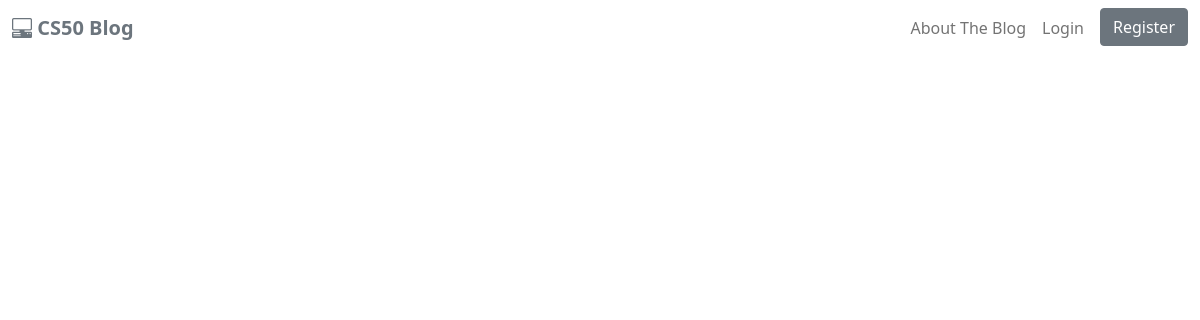
Page /home on the earlier database version.
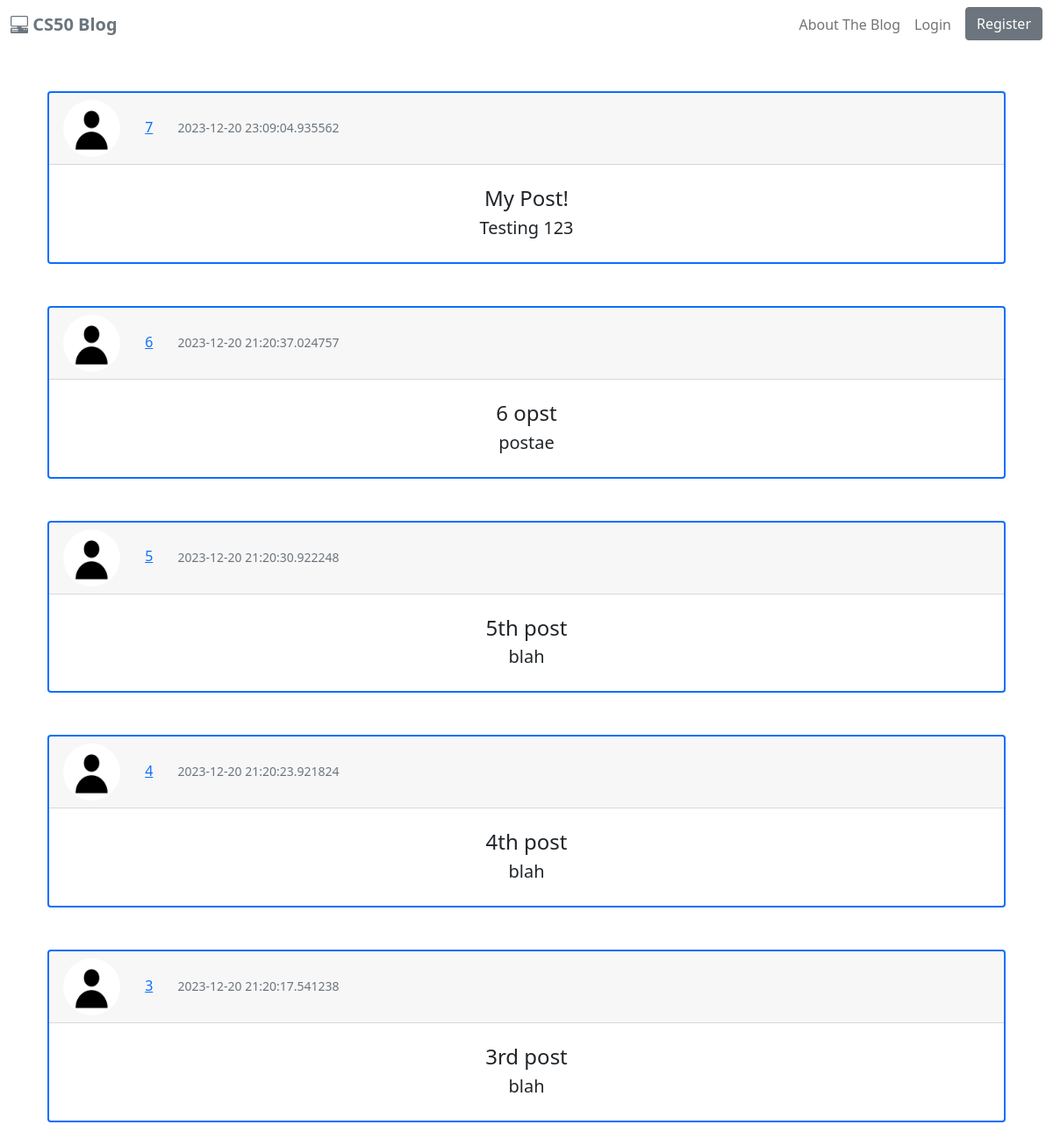
Same page on the later database version.
### cs50blog/models.py (models this page shows, shortened)
class Post(db.Model):
    id = db.Column(db.Integer, primary_key=True)
    title = db.Column(db.String(120), nullable=False)
    date_posted = db.Column(db.DateTime, nullable=False, default=datetime.utcnow)
    content = db.Column(db.Text, nullable=False)
    user_id = db.Column(db.Integer, db.ForeignKey('user.id'), nullable=False)

### cs50blog/routes.py (the view)
@app.route("/")
@app.route("/home")
def index():
    page = request.args.get('page', 1, type=int)
    posts = Post.query.order_by(Post.date_posted.desc()).paginate(page=page, per_page=5)
    return render_template("index.html", posts=posts)

### cs50blog/templates/index.html
{% extends "layout.html" %}
{% block main %}
    {% for post in posts %}
        <div class="container-lg my-5">
            <div class="card border-primary border-2">
                <div class="card-header text-primary">
                    <img src="{{ url_for('static', filename='profile_pics/default.jpg') }}" class="rounded-circle article-img">
                    <a href="#" class="mx-4">{{ post.id }}</a>
                    <small class="text-muted">{{ post.date_posted }}</small>
                </div>
                <div class="card-body text-center py-4">
                    <h4 class="card-title">{{ post.title }}</h4>
                    <p class="lead card-subtitle">{{ post.content }}</p>
                </div>
            </div>
        </div>
    {% endfor %}
{% endblock %}

### cs50blog/templates/layout.html (shortened to what this page needs)
<!DOCTYPE html>
<html lang="en">
    <head>
        <link href="https://cdn.jsdelivr.net/npm/bootstrap@5.0.2/dist/css/bootstrap.min.css" rel="stylesheet">
        <link rel="stylesheet" type="text/css" href="{{ url_for('static', filename='main.css') }}">
        <link rel="stylesheet" href="https://cdn.jsdelivr.net/npm/bootstrap-icons@1.11.1/font/bootstrap-icons.css">
    </head>
    <body>
        <nav class="navbar navbar-expand-md navbar-light">
            <div class="container-xxl">
                <a href="{{ url_for('index') }}" class="navbar-brand">
                    <span class="fw-bold text-secondary">
                        <i class="bi bi-pc-display-horizontal"></i>
                        CS50 Blog
                    </span>
                </a>
                <div class="collapse navbar-collapse justify-content-end align-center" id="main-nav">
                    <ul class="navbar-nav">
                        <li class="nav-item">
                            <a href="{{ url_for('about') }}" class="nav-link">About The Blog</a>
                        </li>
                        {% if current_user.is_authenticated %}
                            <li class="nav-item">
                                <a href="{{ url_for('account') }}" class="nav-link">Account</a>
                            </li>
                            <li class="nav-item">
                                <a href="{{ url_for('new_post') }}" class="nav-link">New Post</a>
                            </li>
                            <li class="nav-item">
                                <a href="{{ url_for('logout') }}" class="nav-link">Logout</a>
                            </li>
                        {% else %}
                            <li class="nav-item">
                                <a href="{{ url_for('login') }}" class="nav-link">Login</a>
                            </li>
                            <li class="nav-item ms-2">
                                <a href="{{ url_for('register') }}" class="btn btn-secondary">Register</a>
                            </li>
                        {% endif %}
                    </ul>
                </div>
            </div>
        </nav>
        <div class="container">
            {% block main %}{% endblock %}
        </div>
    </body>
</html>

### cs50blog/static/main.css (style rules this page uses)
.article-img { height: 65px; width: 65px; }

Differences in the rows shown:
added Post: id "7", date_posted "2023-12-20 23:09:04.935562", title "My Post!", content "Testing 123"
added Post: id "6", date_posted "2023-12-20 21:20:37.024757", title "6 opst", content "postae"
added Post: id "5", date_posted "2023-12-20 21:20:30.922248", title "5th post", content "blah"
added Post: id "4", date_posted "2023-12-20 21:20:23.921824", title "4th post", content "blah"
added Post: id "3", date_posted "2023-12-20 21:20:17.541238", title "3rd post", content "blah"
